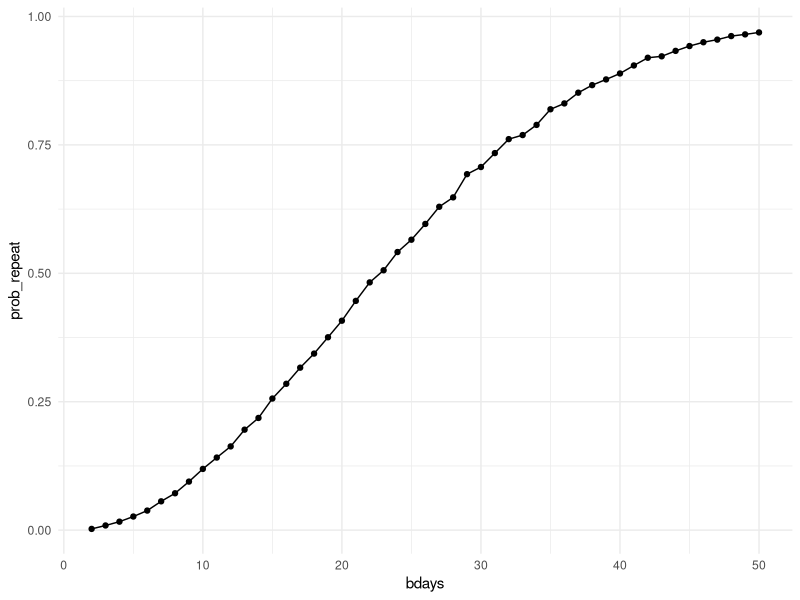

Write R code to recreate this figure.
## ---- chunk 1
library(tidyverse)

knitr::opts_chunk$set(
  fig.width = 6,
  fig.asp = .6,
  out.width = "90%"
)

theme_set(theme_minimal() + theme(legend.position = "bottom"))

options(
  ggplot2.continuous.colour = "viridis",
  ggplot2.continuous.fill = "viridis"
)

scale_colour_discrete = scale_colour_viridis_d
scale_fill_discrete = scale_fill_viridis_d
## ---- chunk 2
bday_sim = function(n_room) {
  
  birthdays = sample(1:365, n_room, replace = TRUE)

  repeated_bday = length(unique(birthdays)) < n_room

  repeated_bday
}


bday_sim(5)

## ---- chunk 3
bday_sim_results =
  expand_grid(
    bdays = 2:50,
    iter = 1:10000
  ) |>
  mutate(
    result = map_lgl(bdays, bday_sim)
  ) |>
  group_by(
    bdays
  ) |>
  summarize(
    prob_repeat = mean(result)
  )
## ---- chunk 4
bday_sim_results |>
  ggplot(aes(x = bdays, y = prob_repeat)) +
  geom_point() +
  geom_line()
